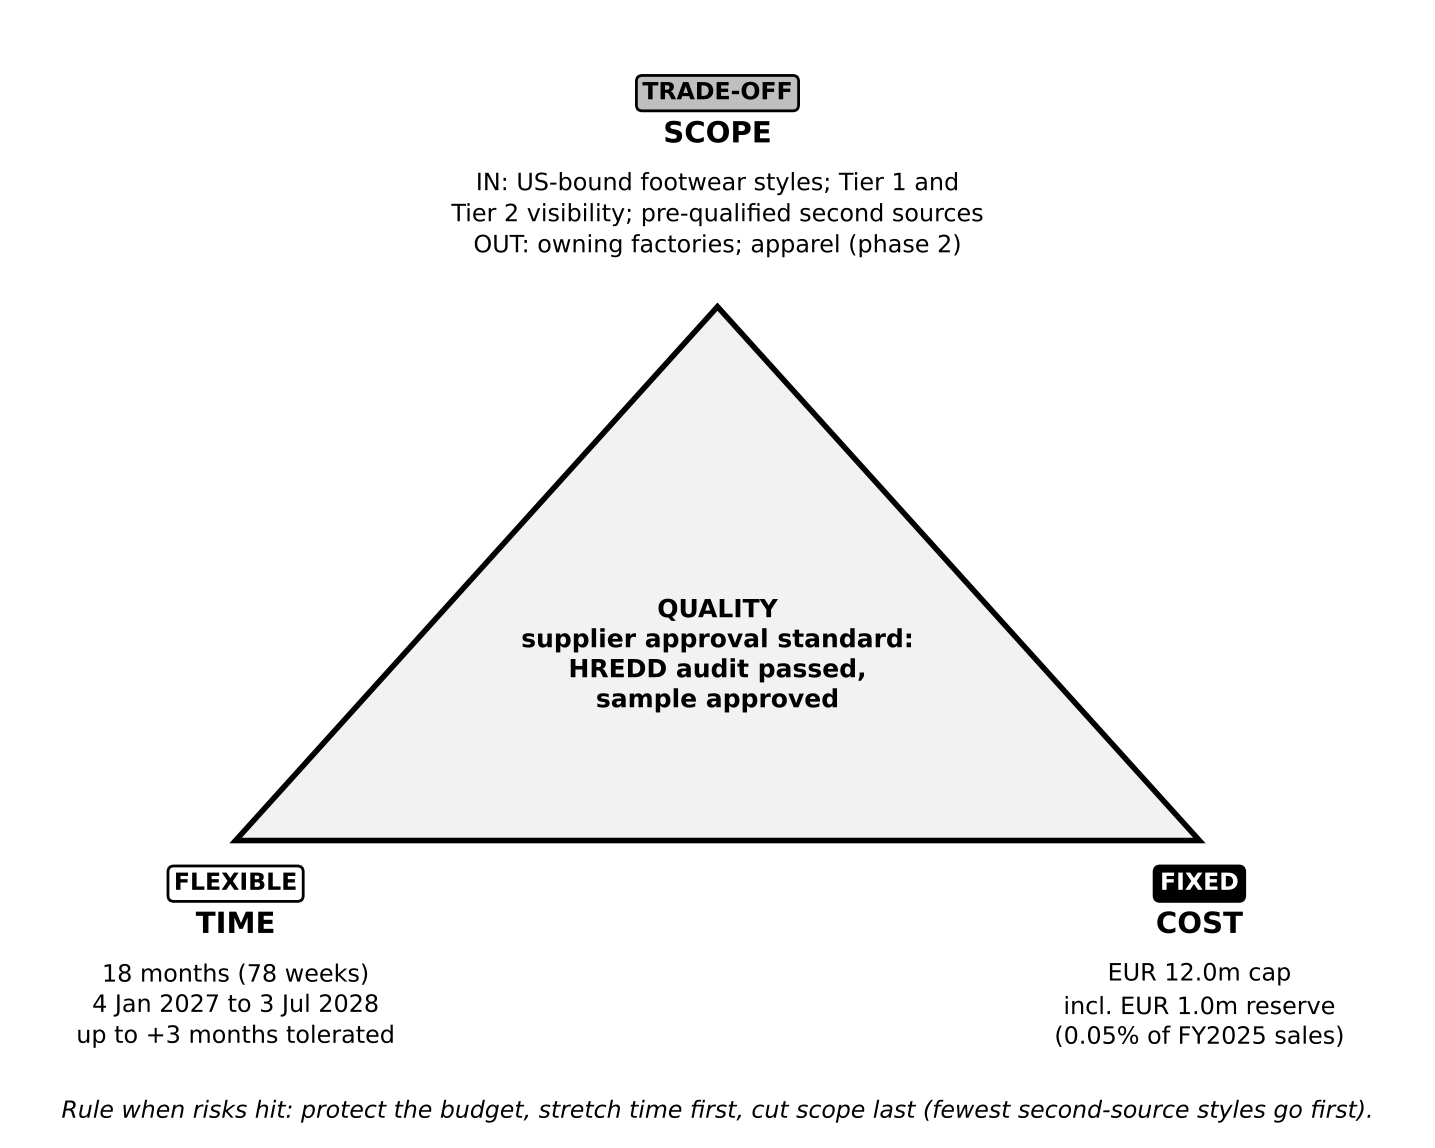

This chart was generated by the following Python code:
"""Figure 2 - Triple Constraint for Project FLEX (all values are planning assumptions)."""
import matplotlib.pyplot as plt
from matplotlib.patches import Polygon

plt.rcParams["font.family"] = ["DejaVu Sans"]
fig, ax = plt.subplots(figsize=(9, 7.2))
ax.set_xlim(-0.5, 10.5); ax.set_ylim(-1.6, 9.2); ax.axis("off")

A, B, C = (5, 6.4), (1.2, 1.2), (8.8, 1.2)            # scope (top), time (left), cost (right)
ax.add_patch(Polygon([A, B, C], closed=True, fc="#f2f2f2", ec="black", lw=2))
ax.text(5, 3.0, "QUALITY\nsupplier approval standard:\nHREDD audit passed,\nsample approved", ha="center", va="center",
        fontsize=9, fontweight="bold")

def tag(x, y, head, body, kind, ha="center"):
    ax.text(x, y, head, ha=ha, fontsize=10.5, fontweight="bold")
    ax.text(x, y - 0.25, body, ha=ha, va="top", fontsize=8.6, linespacing=1.3)
    fill = {"FIXED": "black", "FLEXIBLE": "white", "TRADE-OFF": "#bfbfbf"}[kind]
    col = "white" if kind == "FIXED" else "black"
    ax.text(x, y + 0.42, kind, ha=ha, fontsize=8.5, fontweight="bold", color=col,
            bbox=dict(boxstyle="round,pad=0.25", fc=fill, ec="black"))

tag(5, 8.0, "SCOPE", "IN: US-bound footwear styles; Tier 1 and\nTier 2 visibility; pre-qualified second sources\nOUT: owning factories; apparel (phase 2)", "TRADE-OFF")
tag(1.2, 0.3, "TIME", "18 months (78 weeks)\n4 Jan 2027 to 3 Jul 2028\nup to +3 months tolerated", "FLEXIBLE")
tag(8.8, 0.3, "COST", "EUR 12.0m cap\nincl. EUR 1.0m reserve\n(0.05% of FY2025 sales)", "FIXED")
ax.text(5, -1.5, "Rule when risks hit: protect the budget, stretch time first, cut scope last "
        "(fewest second-source styles go first).", ha="center", fontsize=8.5, style="italic")
plt.savefig("fig2_triple_constraint.png", dpi=200, bbox_inches="tight", facecolor="white")
